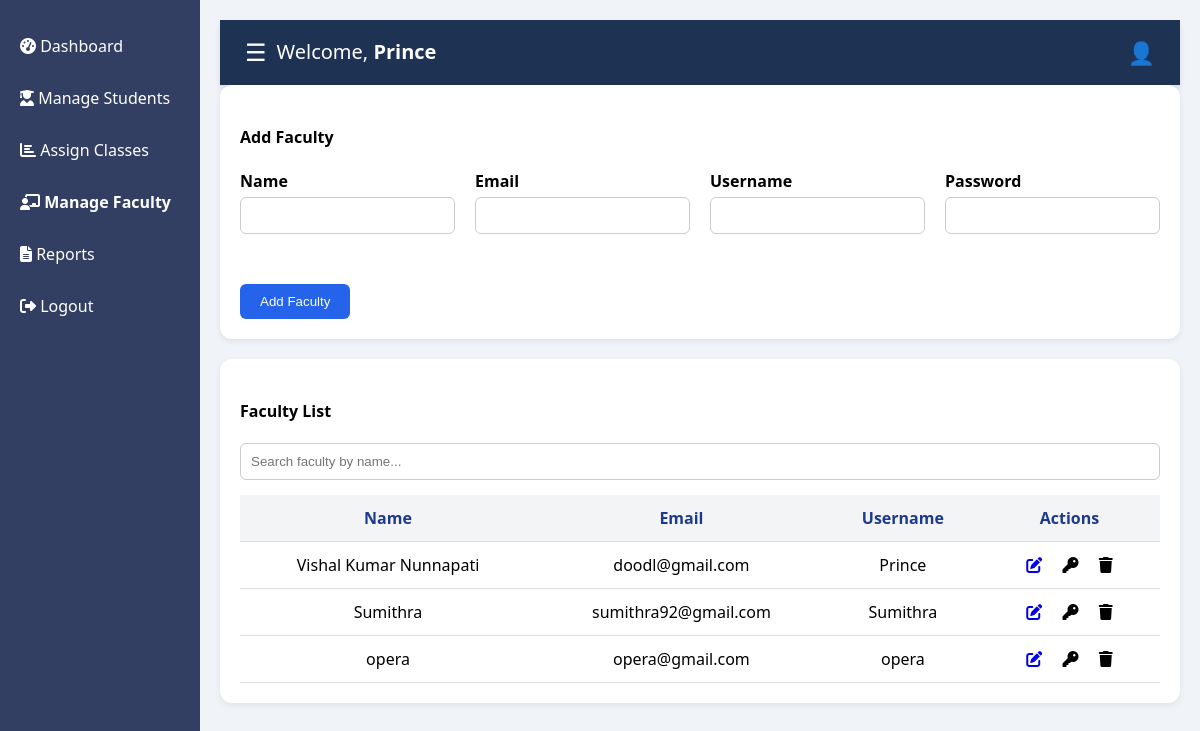
/admin/managefaculty.php (signed in), run on the app's committed database.
### tables this page shows
CREATE TABLE `faculty` (
  `id` int NOT NULL,
  `name` varchar(100) NOT NULL,
  `email` varchar(100) NOT NULL,
  `username` varchar(50) NOT NULL,
  `password` varchar(255) NOT NULL,
  `admin_id` int NOT NULL,
  `created_at` timestamp NULL DEFAULT CURRENT_TIMESTAMP
);

### admin/managefaculty.php (the view, shortened to what this page needs)
<?php
require_once '../conn.php';
$admin_id = $_SESSION['user_id'];
$faculty_stmt = $conn->prepare("SELECT id, name, email, username FROM faculty WHERE admin_id = ?");
$faculty_stmt->bind_param("i", $admin_id);
$faculty_stmt->execute();
$faculty_result = $faculty_stmt->get_result();
?>
<!DOCTYPE html>
<html lang="en">
<head>
  <link rel="stylesheet" href="newstyle.css">
  <link rel="stylesheet" href="https://cdnjs.cloudflare.com/ajax/libs/font-awesome/6.4.0/css/all.min.css">
</head>
<body>
<div class="container">
  <div class="sidebar" id="sidebar">
    <ul>
      <li onclick="location.href='dashboard.php'"><i class="fas fa-tachometer-alt"></i> Dashboard</li>
      <li onclick="location.href='managestudents.php'"><i class="fas fa-user-graduate"></i> Manage Students</li>
      <li onclick="location.href='assignclasses.php'"><i class="fas fa-chart-bar"></i> Assign Classes</li>
      <li onclick="location.href='managefaculty.php'"><i class="fas fa-chalkboard-teacher"></i><strong> Manage Faculty</strong></li>
      <li onclick="location.href='attendance_report.php'"><i class="fas fa-file-alt"></i> Reports</li>
      <li id="logoutBtn"><i class="fas fa-sign-out-alt"></i> Logout</li>
    </ul>
  </div>
  <div class="main">
    <div class="topbar">
      <div class="left-topbar">
        <span class="menu-button" onclick="toggleSidebar()">☰</span>
        <span class="welcome-text">Welcome, <strong><?= htmlspecialchars($_SESSION['username']) ?></strong></span>
      </div>
      <div class="right-icons">
        <span class="icon" onclick="showProfile()">👤</span>
      </div>
    </div>
    <div class="card form-card">
      <h4>Add Faculty</h4>
      <form method="POST" class="form-section">
        <div class="form-group">
          <label>Name</label>
          <input type="text" name="faculty_name" required pattern="[A-Za-z\s]+" title="Only letters and spaces allowed">
        </div>
        <div class="form-group">
          <label>Email</label>
          <input type="email" name="faculty_email" required>
        </div>
        <div class="form-group">
          <label>Username</label>
          <input type="text" name="faculty_username" required pattern="^[a-zA-Z0-9_]{4,20}$" title="4-20 characters. Letters, numbers, and underscores only.">
        </div>
        <div class="form-group">
          <label>Password</label>
          <input type="password" name="faculty_password" required>
        </div>
        <button type="submit" class="save-button">Add Faculty</button>
      </form>
    </div>
    <div class="card">
      <h4>Faculty List</h4>
      <div class="form-group" style="margin-bottom: 15px;">
  <input type="text" id="facultySearch" class="form-control" placeholder="Search faculty by name..." onkeyup="filterFaculty()">
</div>
      <table>
        <thead>
          <tr>
            <th>Name</th>
            <th>Email</th>
            <th>Username</th>
            <th>Actions</th>
          </tr>
        </thead>
        <tbody>
          <?php while ($row = $faculty_result->fetch_assoc()): ?>
            <tr>
              <td><?= htmlspecialchars($row['name']) ?></td>
              <td><?= htmlspecialchars($row['email']) ?></td>
              <td><?= htmlspecialchars($row['username']) ?></td>
              <td class="action-buttons">
                <a href="editfaculty.php?id=<?= $row['id'] ?>"><i class="fas fa-edit" title="Edit"></i></a>
                <i class="fas fa-key" title="Reset Password" onclick="showResetModal(<?= $row['id'] ?>)"></i>
                <i class="fas fa-trash" title="Delete" onclick="confirmDelete(<?= $row['id'] ?>)"></i>
              </td>
            </tr>
          <?php endwhile; ?>
        </tbody>
      </table>
    </div>
  </div>
</div>
</body>
</html>

### admin/newstyle.css (style rules this page uses)
body { margin: 0; font-family: 'Segoe UI', sans-serif; background-color: #f0f4f8; }
.container { display: flex; height: 100vh; }
.sidebar { width: 200px; background-color: #333f62; color: white; padding-top: 20px; transition: all 0.4s ease; overflow: hidden; white-space: nowrap; }
.sidebar ul { list-style: none; padding: 0; margin: 0; }
.sidebar li { padding: 15px 20px; cursor: pointer; transition: background 0.3s; }
.main { flex: 1; background-color: #f0f4f8; padding: 20px; overflow-y: auto; }
.topbar { display: flex; justify-content: space-between; align-items: center; background-color: #1e3254; padding: 15px 25px; font-size: 18px; color: white; border-bottom: 2px solid #2564eb00; box-shadow: 0 4px 6px rgba(0, 0, 0, 0.1); }
.left-topbar { display: flex; align-items: center; gap: 10px; }
.welcome-text { font-size: 20px; }
.right-icons { display: flex; gap: 15px; }
.menu-button { font-size: 24px; cursor: pointer; }
.icon { font-size: 22px; cursor: pointer; position: relative; }
.card { background-color: white; border-radius: 12px; box-shadow: 0 2px 6px rgba(0, 0, 0, 0.08); padding: 20px; margin-bottom: 20px; }
.form-section { display: flex; gap: 20px; flex-wrap: wrap; margin-top: 15px; }
.form-group { display: flex; flex-direction: column; flex: 1; min-width: 200px; }
.form-group label { font-weight: 600; margin-bottom: 5px; }
.form-group input { padding: 10px; border-radius: 6px; border: 1px solid #ccc; }
.save-button { background-color: #2563eb; color: white; padding: 10px 20px; border-radius: 6px; border: none; margin-top: 30px; cursor: pointer; }
table { width: 100%; border-collapse: collapse; margin-top: 15px; }
th, td { padding: 12px; text-align: center; border-bottom: 1px solid #ddd; }
th { background-color: #f3f4f6; color: #1e3a8a; }

### admin/managefaculty.php (style rules this page uses)
.action-buttons i { cursor: pointer; margin: 0 8px; }

### data on the page
faculty: name "Vishal Kumar Nunnapati", email "doodl@gmail.com", username "Prince"
faculty: name "Sumithra", email "sumithra92@gmail.com", username "Sumithra"
faculty: name "opera", email "opera@gmail.com", username "opera"

### other printed values
$_SESSION['username'] "Prince"
